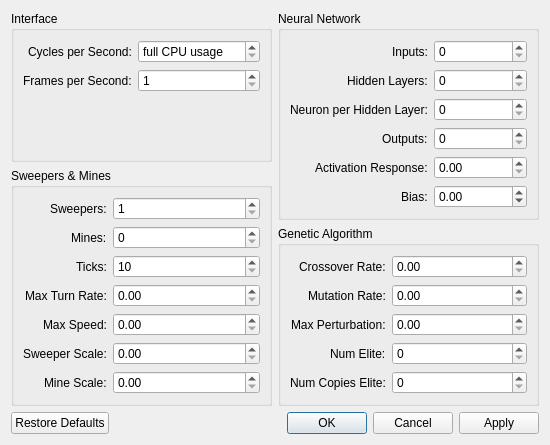
<?xml version="1.0" encoding="UTF-8"?>
<ui version="4.0">
 <class>PreferencesDialog</class>
 <widget class="QDialog" name="PreferencesDialog">
  <property name="geometry">
   <rect>
    <x>0</x>
    <y>0</y>
    <width>550</width>
    <height>400</height>
   </rect>
  </property>
  <property name="windowTitle">
   <string>Preferences</string>
  </property>
  <layout class="QGridLayout" name="gridLayout" columnstretch="1,1">
   <item row="0" column="0">
    <widget class="QWidget" name="widget1" native="true">
     <layout class="QVBoxLayout" name="verticalLayout1">
      <property name="margin">
       <number>0</number>
      </property>
      <item>
       <widget class="QGroupBox" name="groupBox11">
        <property name="title">
         <string>Interface</string>
        </property>
        <layout class="QFormLayout" name="formLayout11">
         <property name="fieldGrowthPolicy">
          <enum>QFormLayout::AllNonFixedFieldsGrow</enum>
         </property>
         <property name="labelAlignment">
          <set>Qt::AlignRight|Qt::AlignTrailing|Qt::AlignVCenter</set>
         </property>
         <item row="1" column="0">
          <widget class="QLabel" name="framesPerSecondLabel">
           <property name="text">
            <string>Frames per Second:</string>
           </property>
          </widget>
         </item>
         <item row="1" column="1">
          <widget class="QSpinBox" name="framesPerSecond">
           <property name="minimum">
            <number>1</number>
           </property>
           <property name="maximum">
            <number>100</number>
           </property>
          </widget>
         </item>
         <item row="0" column="0">
          <widget class="QLabel" name="cyclesPerSecondLabel">
           <property name="text">
            <string>Cycles per Second:</string>
           </property>
          </widget>
         </item>
         <item row="0" column="1">
          <widget class="QSpinBox" name="cyclesPerSecond">
           <property name="specialValueText">
            <string>full CPU usage</string>
           </property>
           <property name="maximum">
            <number>1000</number>
           </property>
          </widget>
         </item>
        </layout>
       </widget>
      </item>
      <item>
       <widget class="QGroupBox" name="groupBox">
        <property name="title">
         <string>Sweepers &amp;&amp; Mines</string>
        </property>
        <layout class="QFormLayout" name="formLayout12">
         <property name="labelAlignment">
          <set>Qt::AlignRight|Qt::AlignTrailing|Qt::AlignVCenter</set>
         </property>
         <item row="3" column="0">
          <widget class="QLabel" name="maxTurnRateLabel">
           <property name="text">
            <string>Max Turn Rate:</string>
           </property>
          </widget>
         </item>
         <item row="4" column="0">
          <widget class="QLabel" name="maxSpeedLabel">
           <property name="text">
            <string>Max Speed:</string>
           </property>
          </widget>
         </item>
         <item row="5" column="0">
          <widget class="QLabel" name="sweeperScaleLabel">
           <property name="text">
            <string>Sweeper Scale:</string>
           </property>
          </widget>
         </item>
         <item row="0" column="0">
          <widget class="QLabel" name="numSweepersLabel">
           <property name="text">
            <string>Sweepers:</string>
           </property>
          </widget>
         </item>
         <item row="1" column="0">
          <widget class="QLabel" name="numMinesLabel">
           <property name="text">
            <string>Mines:</string>
           </property>
          </widget>
         </item>
         <item row="6" column="0">
          <widget class="QLabel" name="mineScaleLabel">
           <property name="text">
            <string>Mine Scale:</string>
           </property>
          </widget>
         </item>
         <item row="2" column="0">
          <widget class="QLabel" name="numTicksLabel">
           <property name="text">
            <string>Ticks:</string>
           </property>
          </widget>
         </item>
         <item row="0" column="1">
          <widget class="QSpinBox" name="numSweepers">
           <property name="minimum">
            <number>1</number>
           </property>
           <property name="maximum">
            <number>200</number>
           </property>
          </widget>
         </item>
         <item row="1" column="1">
          <widget class="QSpinBox" name="numMines">
           <property name="maximum">
            <number>200</number>
           </property>
          </widget>
         </item>
         <item row="2" column="1">
          <widget class="QSpinBox" name="numTicks">
           <property name="minimum">
            <number>10</number>
           </property>
           <property name="maximum">
            <number>100000</number>
           </property>
           <property name="singleStep">
            <number>10</number>
           </property>
          </widget>
         </item>
         <item row="3" column="1">
          <widget class="QDoubleSpinBox" name="maxTurnRate"/>
         </item>
         <item row="4" column="1">
          <widget class="QDoubleSpinBox" name="maxSpeed"/>
         </item>
         <item row="5" column="1">
          <widget class="QDoubleSpinBox" name="sweeperScale"/>
         </item>
         <item row="6" column="1">
          <widget class="QDoubleSpinBox" name="mineScale"/>
         </item>
        </layout>
       </widget>
      </item>
     </layout>
    </widget>
   </item>
   <item row="0" column="1">
    <widget class="QWidget" name="widget2" native="true">
     <layout class="QVBoxLayout" name="verticalLayout2">
      <property name="margin">
       <number>0</number>
      </property>
      <item>
       <widget class="QGroupBox" name="groupBox21">
        <property name="title">
         <string>Neural Network</string>
        </property>
        <layout class="QFormLayout" name="formLayout21">
         <property name="labelAlignment">
          <set>Qt::AlignRight|Qt::AlignTrailing|Qt::AlignVCenter</set>
         </property>
         <item row="0" column="0">
          <widget class="QLabel" name="numInputsLabel">
           <property name="text">
            <string>Inputs:</string>
           </property>
          </widget>
         </item>
         <item row="0" column="1">
          <widget class="QSpinBox" name="numInputs"/>
         </item>
         <item row="1" column="0">
          <widget class="QLabel" name="numHiddenLayersLabel">
           <property name="text">
            <string>Hidden Layers:</string>
           </property>
          </widget>
         </item>
         <item row="1" column="1">
          <widget class="QSpinBox" name="numHiddenLayers"/>
         </item>
         <item row="2" column="0">
          <widget class="QLabel" name="neuronsPerHiddenLayerLabel">
           <property name="text">
            <string>Neuron per Hidden Layer:</string>
           </property>
          </widget>
         </item>
         <item row="2" column="1">
          <widget class="QSpinBox" name="neuronsPerHiddenLayer"/>
         </item>
         <item row="3" column="0">
          <widget class="QLabel" name="numOutputsLabel">
           <property name="text">
            <string>Outputs:</string>
           </property>
          </widget>
         </item>
         <item row="3" column="1">
          <widget class="QSpinBox" name="numOutputs"/>
         </item>
         <item row="4" column="0">
          <widget class="QLabel" name="activationResponseLabel">
           <property name="text">
            <string>Activation Response:</string>
           </property>
          </widget>
         </item>
         <item row="4" column="1">
          <widget class="QDoubleSpinBox" name="activationResponse"/>
         </item>
         <item row="5" column="0">
          <widget class="QLabel" name="biasLabel">
           <property name="text">
            <string>Bias:</string>
           </property>
          </widget>
         </item>
         <item row="5" column="1">
          <widget class="QDoubleSpinBox" name="bias">
           <property name="minimum">
            <double>-100.000000000000000</double>
           </property>
           <property name="maximum">
            <double>100.000000000000000</double>
           </property>
          </widget>
         </item>
        </layout>
       </widget>
      </item>
      <item>
       <widget class="QGroupBox" name="groupBox22">
        <property name="title">
         <string>Genetic Algorithm</string>
        </property>
        <layout class="QFormLayout" name="formLayout22">
         <property name="labelAlignment">
          <set>Qt::AlignRight|Qt::AlignTrailing|Qt::AlignVCenter</set>
         </property>
         <item row="0" column="0">
          <widget class="QLabel" name="crossoverRateLabel">
           <property name="text">
            <string>Crossover Rate:</string>
           </property>
          </widget>
         </item>
         <item row="1" column="0">
          <widget class="QLabel" name="mutationRateLabel">
           <property name="text">
            <string>Mutation Rate:</string>
           </property>
          </widget>
         </item>
         <item row="2" column="0">
          <widget class="QLabel" name="maxPerturbationLabel">
           <property name="text">
            <string>Max Perturbation:</string>
           </property>
          </widget>
         </item>
         <item row="3" column="0">
          <widget class="QLabel" name="numEliteLabel">
           <property name="text">
            <string>Num Elite:</string>
           </property>
          </widget>
         </item>
         <item row="4" column="0">
          <widget class="QLabel" name="numCopiesEliteLabel">
           <property name="text">
            <string>Num Copies Elite:</string>
           </property>
          </widget>
         </item>
         <item row="0" column="1">
          <widget class="QDoubleSpinBox" name="crossoverRate"/>
         </item>
         <item row="1" column="1">
          <widget class="QDoubleSpinBox" name="mutationRate"/>
         </item>
         <item row="2" column="1">
          <widget class="QDoubleSpinBox" name="maxPerturbation"/>
         </item>
         <item row="3" column="1">
          <widget class="QSpinBox" name="numElite"/>
         </item>
         <item row="4" column="1">
          <widget class="QSpinBox" name="numCopiesElite"/>
         </item>
        </layout>
       </widget>
      </item>
     </layout>
    </widget>
   </item>
   <item row="1" column="0" colspan="2">
    <widget class="QDialogButtonBox" name="buttonBox">
     <property name="orientation">
      <enum>Qt::Horizontal</enum>
     </property>
     <property name="standardButtons">
      <set>QDialogButtonBox::Apply|QDialogButtonBox::Cancel|QDialogButtonBox::Ok|QDialogButtonBox::RestoreDefaults</set>
     </property>
    </widget>
   </item>
  </layout>
 </widget>
 <tabstops>
  <tabstop>buttonBox</tabstop>
  <tabstop>cyclesPerSecond</tabstop>
  <tabstop>framesPerSecond</tabstop>
  <tabstop>numSweepers</tabstop>
  <tabstop>numMines</tabstop>
  <tabstop>numTicks</tabstop>
  <tabstop>maxTurnRate</tabstop>
  <tabstop>maxSpeed</tabstop>
  <tabstop>sweeperScale</tabstop>
  <tabstop>mineScale</tabstop>
  <tabstop>numInputs</tabstop>
  <tabstop>numHiddenLayers</tabstop>
  <tabstop>neuronsPerHiddenLayer</tabstop>
  <tabstop>numOutputs</tabstop>
  <tabstop>activationResponse</tabstop>
  <tabstop>bias</tabstop>
  <tabstop>crossoverRate</tabstop>
  <tabstop>mutationRate</tabstop>
  <tabstop>maxPerturbation</tabstop>
  <tabstop>numElite</tabstop>
  <tabstop>numCopiesElite</tabstop>
 </tabstops>
 <resources/>
 <connections>
  <connection>
   <sender>buttonBox</sender>
   <signal>accepted()</signal>
   <receiver>PreferencesDialog</receiver>
   <slot>accept()</slot>
   <hints>
    <hint type="sourcelabel">
     <x>257</x>
     <y>470</y>
    </hint>
    <hint type="destinationlabel">
     <x>157</x>
     <y>274</y>
    </hint>
   </hints>
  </connection>
  <connection>
   <sender>buttonBox</sender>
   <signal>rejected()</signal>
   <receiver>PreferencesDialog</receiver>
   <slot>reject()</slot>
   <hints>
    <hint type="sourcelabel">
     <x>325</x>
     <y>470</y>
    </hint>
    <hint type="destinationlabel">
     <x>286</x>
     <y>274</y>
    </hint>
   </hints>
  </connection>
 </connections>
</ui>
